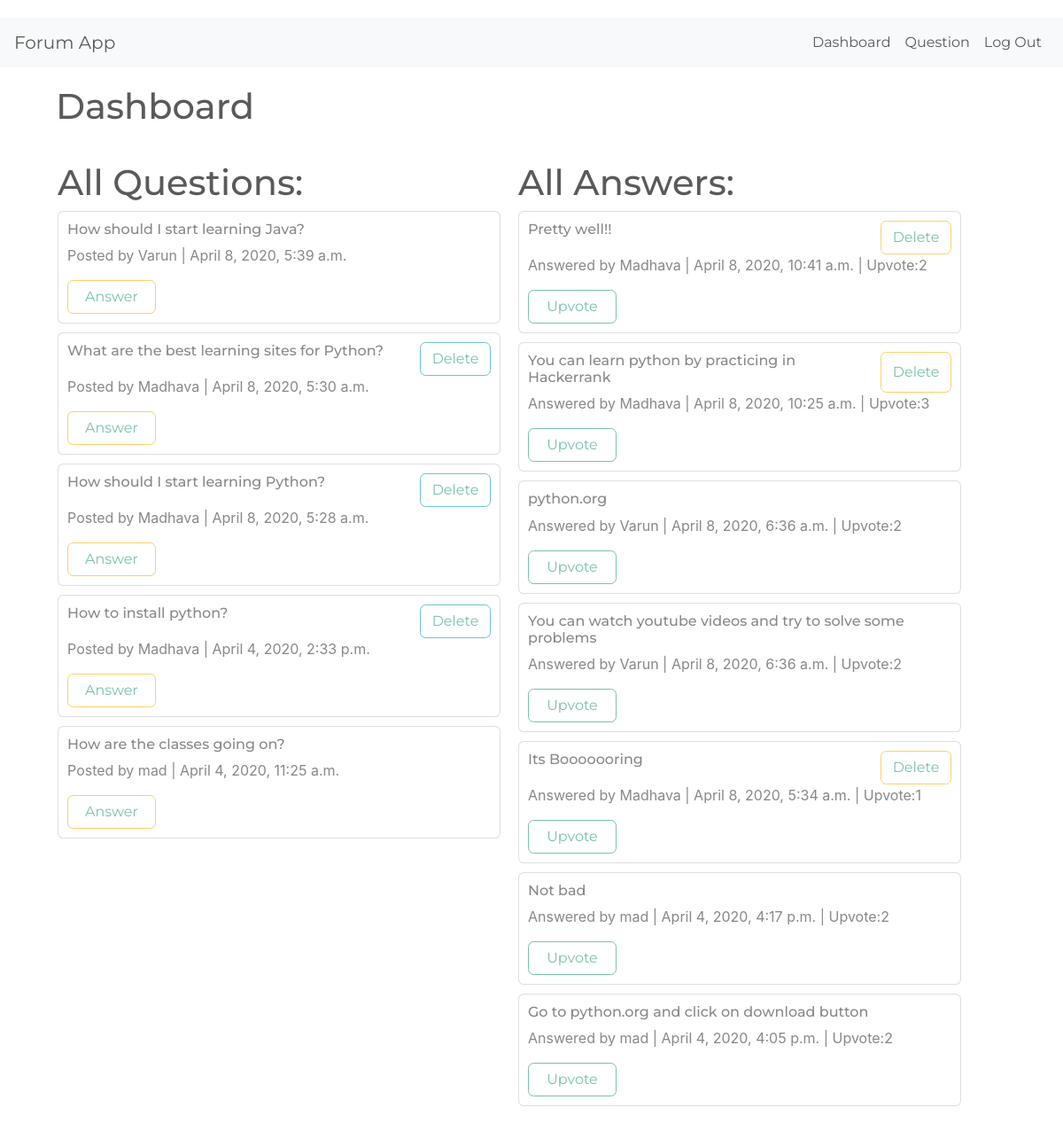
The app's page /dashboard/ (signed in) with its own data.
### forum/models.py (models this page shows)
class Question(models.Model):
    author=models.ForeignKey(User,on_delete=models.CASCADE,null=True,blank=True)
    question=models.CharField(max_length=200)
    timestamp=models.DateTimeField(auto_now=True)

class Answer(models.Model):
    answer=models.TextField()
    timestamp=models.DateTimeField(auto_now=True)
    question=models.ForeignKey(Question,on_delete=models.CASCADE,null=True,blank=True)
    author=models.ForeignKey(User,on_delete=models.CASCADE,null=True,blank=True)
    upvotes=models.IntegerField(default=1)

### forum/views.py (the view)
# urls.py: path('dashboard/',dashboard),
def dashboard(request):
    all_question=Question.objects.all().order_by("-timestamp")
    all_answer=Answer.objects.all().order_by("-timestamp")
    return render(request,"dashboard.html",{"question":all_question,"answer":all_answer})

### forum/templates/dashboard.html
{% extends 'base.html' %}
{% block body %}
<h1 style="padding-right: 850px;">Dashboard</h1>
<div class="container" style="display: flex;">
    <div style="width: 500px;margin-right: 20px; margin-top: 30px;">
        <h1>All Questions:</h1>
        {% for q in question %}
            <div class="card" style="padding: 10px;margin-bottom: 10px;">
                <div style="display: flex; justify-content: space-between;">
                    <h6>{{q.question}} </h6>
                    {% if user == q.author %}
                    <button class="btn btn-outline-info" style="width: 80px;"><a href="/delete_question/{{q.id}}/" style="text-decoration: none;">Delete</a></button>
                    {% endif %}
                </div>
                <p>Posted by {{q.author}} | {{q.timestamp}}</p>
                <button class="btn btn-outline-warning" style="width: 100px;"><a href="/discussion/{{q.id}}/" style="text-decoration: none;">Answer</a></button>
            </div>
        {% endfor %}
    </div>
    <div style="width: 500px; margin-top: 30px;">
        <h1>All Answers:</h1>
        {% for a in answer %}
        <div  class="card" style="padding: 10px;margin-bottom: 10px;">
            <div style="display: flex;justify-content: space-between;">
            <h6>{{a.answer}}</h6>
            {% if user == a.author %}
            <button class="btn btn-outline-warning" style="width: 80px;"><a href="/delete_answer/{{a.id}}/" style="text-decoration: none;">Delete</a></button>
            {% endif %}
        </div>
            <p>Answered by {{a.author}} | {{a.timestamp}} | Upvote:{{a.upvotes}}</p>
            <button class="btn btn-outline-primary" style="width: 100px;"><a href="/upvote/{{a.id}}/"style="text-decoration: none;">Upvote</a></button>
        </div>
        {% endfor %}
    </div>
</div>
{% endblock %}

### records on screen
Question: question "How should I start learning Java?", author "Varun", timestamp "April 8, 2020, 5:39 a.m."
Question: question "What are the best learning sites for Python?", author "Madhava", timestamp "April 8, 2020, 5:30 a.m."
Question: question "How should I start learning Python?", author "Madhava", timestamp "April 8, 2020, 5:28 a.m."
Question: question "How to install python?", author "Madhava", timestamp "April 4, 2020, 2:33 p.m."
Question: question "How are the classes going on?", author "mad", timestamp "April 4, 2020, 11:25 a.m."
Answer: answer "Pretty well!!", author "Madhava", timestamp "April 8, 2020, 10:41 a.m.", upvotes "2"
Answer: answer "You can learn python by practicing in Hackerrank", author "Madhava", timestamp "April 8, 2020, 10:25 a.m.", upvotes "3"
Answer: answer "python.org", author "Varun", timestamp "April 8, 2020, 6:36 a.m.", upvotes "2"
Answer: answer "You can watch youtube videos and try to solve some problems", author "Varun", timestamp "April 8, 2020, 6:36 a.m.", upvotes "2"
Answer: answer "Its Booooooring", author "Madhava", timestamp "April 8, 2020, 5:34 a.m.", upvotes "1"
Answer: answer "Not bad", author "mad", timestamp "April 4, 2020, 4:17 p.m.", upvotes "2"
Answer: answer "Go to python.org and click on download button", author "mad", timestamp "April 4, 2020, 4:05 p.m.", upvotes "2"
